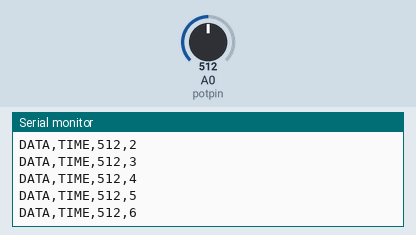
Recording of a sketch running on a simulated Arduino Uno, built with avr-gcc and run on an emulated ATmega328P. Shown: the last lines printed to the serial monitor. The inputs (shaded band) are chosen by the test bench; at power-on: A0 (potpin) = 512.

Above: at 1.2 s.
1.3 s: A0 (potpin) set to 716
At 1.36 s:
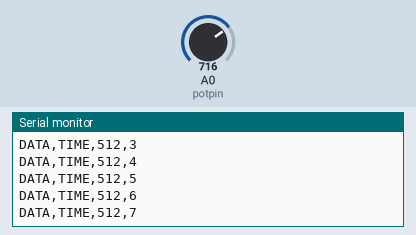
2.8 s: A0 (potpin) set to 900
At 2.96 s:
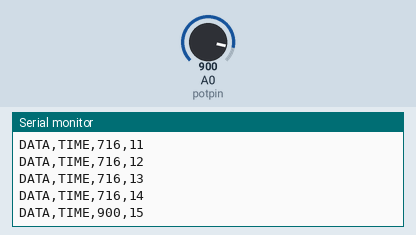
Timing chart, 0 to 5.8 s (numbered marks = the images above; inputs shaded):
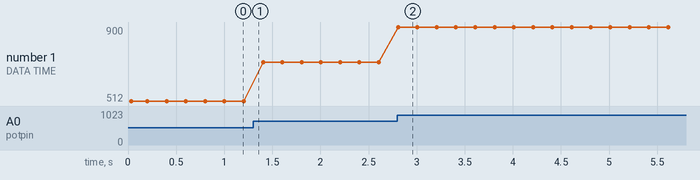

The sketch:

serial_excel_potpin_tst1.ino
```cpp
float potpin = 0;    //  variavel que define a porta do potenciometro.
int ROW = 0;         // variavel que se refere as linhas do excel
int LABEL = 1;
int val = 0;               // variavel que guarda o valor lido do potenciometro
void setup(){
Serial.begin(9600);                     //  inicialização da comunicação serial
Serial.println("CLEARDATA");            // Reset da comunicação serial
Serial.println("LABEL,Time,val,ROW");   // Nomeia as colunas
}

void loop(){

val = analogRead(potpin);   // faz a leitura do potenciometro e guarda o valor em val.
ROW++; // incrementa a linha do excel para que a leitura pule de linha em linha

Serial.print("DATA,TIME,"); //inicia a impressão de dados, sempre iniciando
Serial.print(val);
Serial.print(",");
Serial.println(ROW);

if (ROW > 100) //laço para limitar a quantidade de dados
{
ROW = 0;
Serial.println("ROW,SET,2"); // alimentação das linhas com os dados sempre iniciando
}
delay(200);  // espera 200 milisegundos


}
```

Measured:
- after the input at 2.8 s, the serial monitor: prints a new line at once (image 2)
- plotted number 1: 512 → 716 after the input at 1.3 s, 716 → 900 after the input at 2.8 s
